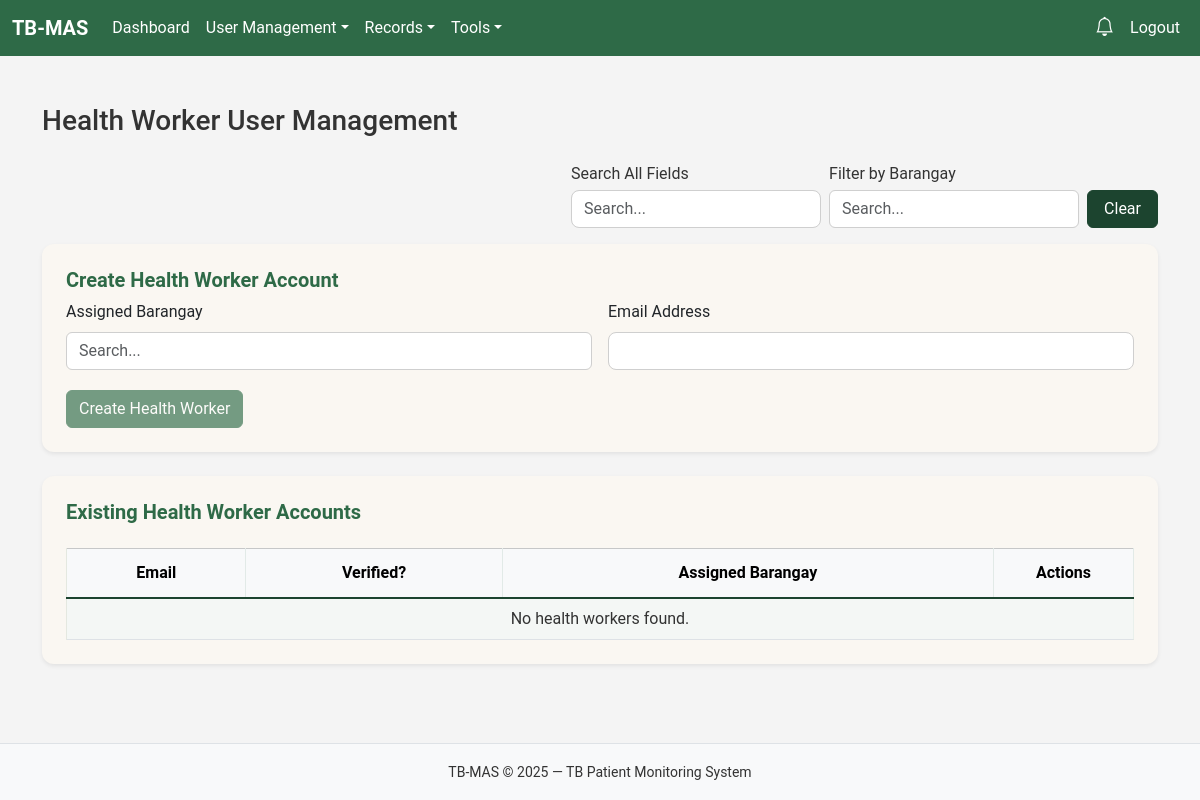
Page /public/admin/create_health_worker.php (signed in) on the earlier database version.
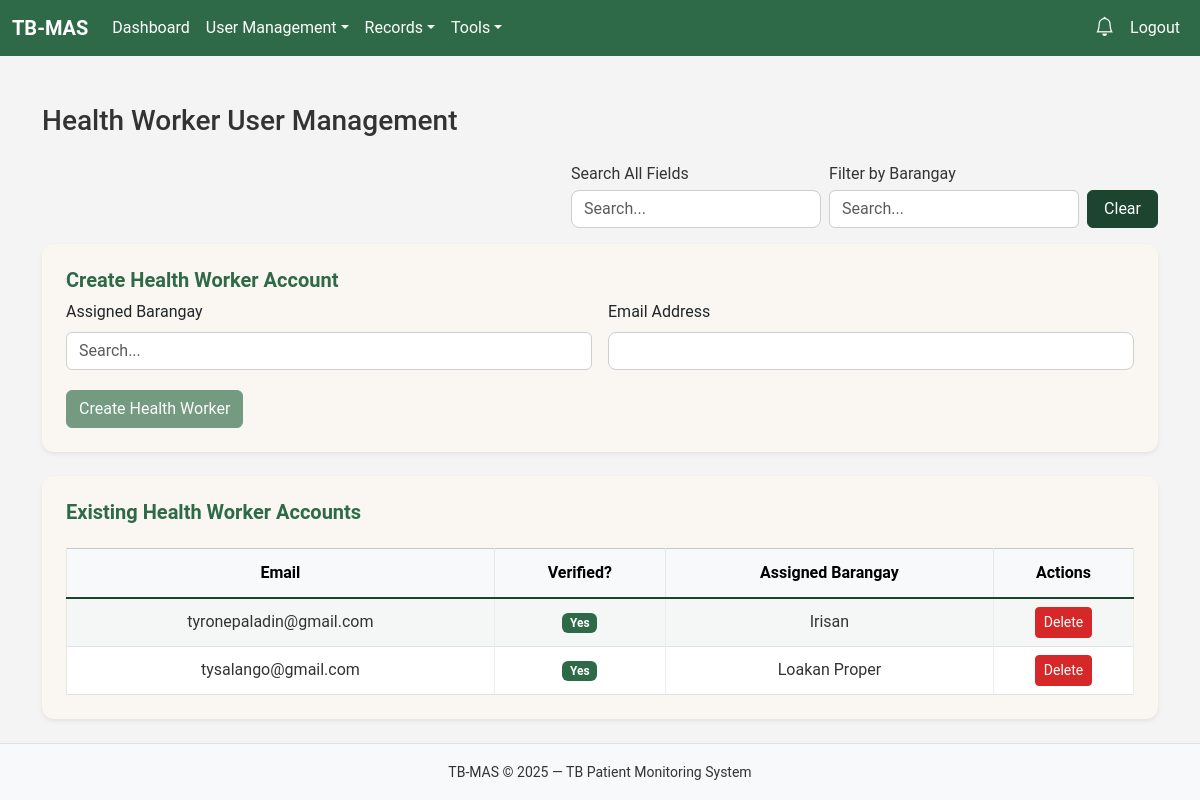
Same page on the later database version.
### tables this page shows
CREATE TABLE `users` (
  `user_id` int(11) NOT NULL,
  `email` varchar(150) NOT NULL,
  `password_hash` varchar(255) NOT NULL,
  `role` enum('super_admin','health_worker','patient') NOT NULL,
  `barangay_assigned` varchar(100) DEFAULT NULL,
  `is_verified` tinyint(4) DEFAULT 0,
  `verification_token` varchar(150) DEFAULT NULL,
  `password_reset_required` tinyint(4) DEFAULT 1,
  `created_at` timestamp NOT NULL DEFAULT current_timestamp()
);

### public/admin/create_health_worker.php (the view, shortened to what this page needs)
<?php
require_once __DIR__ . '/../partials/header.php';
require_once __DIR__ . '/../partials/navbar.php';
$pdo = getDB();
$q = trim($_GET['q'] ?? '');
$sql = "SELECT * FROM users WHERE role = 'health_worker'";
$params = [];
$sql .= " ORDER BY created_at DESC";
$stmt = $pdo->prepare($sql);
$stmt->execute($params);
$healthWorkers = $stmt->fetchAll();
?>
<div class="container py-4">
  <h3 class="mb-4">Health Worker User Management</h3>
  <form class="d-flex justify-content-end mb-3"
        method="GET"
        action="/WEBSYS_FINAL_PROJECT/public/"
        data-ajax="health_workers">
      <div class="d-flex gap-2" style="max-width: 900px;">
        <div class="d-flex flex-column" style="width: 250px;">
          <label class="form-label mb-1">Search All Fields</label>
          <input name="q" value="<?= htmlspecialchars($q) ?>" class="form-control" placeholder="Search...">
        </div>
        <div class="d-flex flex-column" style="width: 250px;">
          <label class="form-label mb-1">Filter by Barangay</label>
        </div>
        <button type="button" class="btn btn-secondary search-clear-btn"
                onclick="clearFilters(this.closest('form'))">
          Clear
        </button>
      </div>
  </form>
  <div class="card shadow-sm p-4 mb-4">
    <h5>Create Health Worker Account</h5>
    <form method="POST" class="row g-3" action="/WEBSYS_FINAL_PROJECT/public/?route=user/create_health_worker">
      <div class="col-md-6">
        <label class="form-label">Assigned Barangay</label>
      </div>
      <div class="col-md-6">
        <label class="form-label">Email Address</label>
        <input type="email" name="email" class="form-control" required>
      </div>
      <div class="col-12">
        <button type="submit" class="btn btn-primary">Create Health Worker</button>
      </div>
    </form>
  </div>
  <div class="card shadow-sm p-4">
    <h5>Existing Health Worker Accounts</h5>
    <div class="table-responsive mt-3">
      <table class="table table-bordered table-striped align-middle">
        <thead class="table-light">
          <tr style="text-align: center;">
            <th>Email</th>
            <th>Verified?</th>
            <th>Assigned Barangay</th>
            <th style="width:140px; min-width:120px;">Actions</th>
          </tr>
        </thead>
        <tbody class="hw-table-body">
        <?php if ($healthWorkers): foreach ($healthWorkers as $hw): ?>
          <tr>
            <td class="text-center"><?= htmlspecialchars($hw['email']) ?></td>
            <td class="text-center"><?= $hw['is_verified']
                  ? '<span class="badge bg-success">Yes</span>'
                  : '<span class="badge bg-warning text-dark">No</span>' ?>
            </td>
            <td class="text-center"><?= htmlspecialchars($hw['barangay_assigned']) ?></td>
            <td class="text-center">
              <a href="/WEBSYS_FINAL_PROJECT/public/?route=user/delete_user&id=<?= $hw['user_id'] ?>"
                onclick="return confirm('Delete this user?');"
                class="btn btn-danger btn-sm">Delete</a>
            </td>
          </tr>
        <?php endforeach; else: ?>
          <tr><td colspan="4" class="text-center text-muted">No health workers found.</td></tr>
        <?php endif; ?>
        </tbody>
      </table>
    </div>
  </div>
</div>
<?php include __DIR__ . '/../partials/footer.php'; ?>

### public/partials/header.php (shortened to what this page needs)
<!DOCTYPE html>
<html lang="en">
<head>
  <link href="https://cdn.jsdelivr.net/npm/bootstrap@5.3.2/dist/css/bootstrap.min.css" rel="stylesheet">
  <link href="https://cdn.jsdelivr.net/npm/bootstrap-icons@1.11.3/font/bootstrap-icons.css" rel="stylesheet">
  <link href="/WEBSYS_FINAL_PROJECT/public/assets/css/app.css" rel="stylesheet">
</head>
<body>

### public/partials/navbar.php (shortened to what this page needs)
<?php
$user = $_SESSION['user'] ?? null;
require_once __DIR__ . '/../../src/models/NotificationModel.php';
?>
<link rel="stylesheet" href="https://cdn.jsdelivr.net/npm/bootstrap-icons@1.10.5/font/bootstrap-icons.css">
<nav class="navbar navbar-expand-lg bg-primary mb-4" data-bs-theme="dark">
  <div class="container-fluid">
    <?php
      $brandLink = "/WEBSYS_FINAL_PROJECT/public/login.php";
      if ($user) {
          if ($user['role'] === 'super_admin') {
              $brandLink = "/WEBSYS_FINAL_PROJECT/public/?route=admin/dashboard";
          } elseif ($user['role'] === 'health_worker') {
              $brandLink = "/WEBSYS_FINAL_PROJECT/public/?route=health/dashboard";
          } elseif ($user['role'] === 'patient') {
              $brandLink = "/WEBSYS_FINAL_PROJECT/public/?route=patientdashboard/index";
          }
      }
    ?>
    <a class="navbar-brand fw-bold" href="<?= $brandLink ?>">TB-MAS</a>
    <div class="collapse navbar-collapse" id="navbarColor01">
      <ul class="navbar-nav me-auto">
        <?php if ($user): ?>
          <?php if ($user['role'] === 'super_admin'): ?>
            <li class="nav-item"><a class="nav-link" href="/WEBSYS_FINAL_PROJECT/public/?route=admin/dashboard">Dashboard</a></li>
            <li class="nav-item dropdown">
              <a class="nav-link dropdown-toggle" data-bs-toggle="dropdown" href="#">User Management</a>
            </li>
            <li class="nav-item dropdown">
              <a class="nav-link dropdown-toggle" data-bs-toggle="dropdown" href="#">Records</a>
            </li>
            <li class="nav-item dropdown">
              <a class="nav-link dropdown-toggle" data-bs-toggle="dropdown" href="#">Tools</a>
            </li>
          <?php endif; ?>
        <?php endif; ?>
      </ul>
      <ul class="navbar-nav align-items-center">
        <?php if ($user): ?>
          <li class="nav-item dropdown me-2">
            <a class="nav-link position-relative" href="#" id="navNotifDropdown" data-bs-toggle="dropdown">
              <i class="bi bi-bell" style="font-size:1.2rem;color:#fff;"></i>
            </a>
          </li>
          <li class="nav-item">
            <a class="nav-link" href="/WEBSYS_FINAL_PROJECT/public/?route=auth/logout">Logout</a>
          </li>
        <?php else: ?>
          <li class="nav-item"><a class="nav-link" href="/WEBSYS_FINAL_PROJECT/public/login.php">Login</a></li>
        <?php endif; ?>
      </ul>
    </div>
  </div>
</nav>

### public/partials/footer.php (shortened to what this page needs)
  <footer class="mt-auto py-3 bg-light text-center border-top">
    <small>TB‑MAS © <?= date('Y') ?> — TB Patient Monitoring System</small>
  </footer>
</body>
</html>

### public/assets/css/app.css (style rules this page uses)
:root { --primary-green: #2E6A47; --accent-green: #81A684; --pine-green: #1C442F; --tb-red: #D62828; --bg-light: #F4F4F4; --bg-alt: #FAF7F2; --text-dark: #333333; --text-light: #FFFFFF; }
:root { --bs-primary: var(--primary-green) !important; --bs-primary-rgb: 46, 106, 71 !important; --bs-success: var(--primary-green) !important; --bs-success-rgb: 46,106,71 !important; --bs-danger: var(--tb-red) !important; --bs-danger-rgb: 214,40,40 !important; --bs-link-color: var(--primary-green) !important; --bs-link-hover-color: var(--pine-green) !important; --bs-dropdown-link-hover-bg: var(--accent-green) !important; --bs-dropdown-link-active-bg: var(--primary-green) !important; }
body { background-color: var(--bg-light); color: var(--text-dark); min-height: 100vh; display: flex; flex-direction: column; font-family: "Roboto", sans-serif; }
.navbar { background: var(--primary-green) !important; }
.navbar-brand, .navbar .nav-link, .navbar-toggler-icon { color: var(--text-light) !important; }
.card { background: var(--bg-alt); border: none !important; border-radius: 12px; box-shadow: 0 3px 8px rgba(0,0,0,0.08); }
.card h3, .card h5 { color: var(--primary-green); font-weight: 600; }
.btn-primary { background-color: var(--primary-green) !important; border-color: var(--primary-green) !important; color: var(--text-light) !important; }
.btn-secondary { background-color: var(--pine-green) !important; border-color: var(--pine-green) !important; }
.btn-danger { background-color: var(--tb-red) !important; border-color: var(--tb-red) !important; }
.form-control, .form-select { border-radius: 8px; border: 1px solid #cfcfcf; }
.table { --bs-table-striped-bg: rgba(46, 106, 71, 0.05) !important; --bs-table-striped-color: var(--text-dark) !important; margin-bottom: 0; }
.table thead { background: var(--primary-green) !important; color: var(--text-light) !important; border-bottom: 2px solid var(--pine-green) !important; }
.table thead th { border-bottom: none !important; font-weight: 600 !important; padding: 12px 8px !important; }
.table tbody tr:nth-child(odd) { background-color: rgba(244, 244, 244, 0.6) !important; }
.table tbody tr:nth-child(even) { background-color: var(--text-light) !important; }
.table td, .table th { vertical-align: middle !important; border-color: rgba(46, 106, 71, 0.1) !important; }
.table-striped > tbody > tr:nth-child(2n+1) > * { color: var(--text-dark) !important; }
.table-striped > tbody > tr:nth-child(2n) > * { color: var(--text-dark) !important; }
.badge.bg-success { background: var(--primary-green) !important; }
footer { background: var(--bg-alt) !important; color: var(--text-dark) !important; }
.position-relative { margin: 0 !important; padding: 0 !important; display: flex !important; flex-direction: column !important; justify-content: flex-end !important; }
.search-clear-btn { height: 38px !important; padding: 6px 16px !important; align-self: flex-end !important; display: flex; align-items: center; }

Differences in the rows shown:
added users: email "tyronepaladin@gmail.com", is_verified "Yes", barangay_assigned "Irisan"
added users: email "tysalango@gmail.com", is_verified "Yes", barangay_assigned "Loakan Proper"
Other differences:
text no longer shown: "No health workers found."
